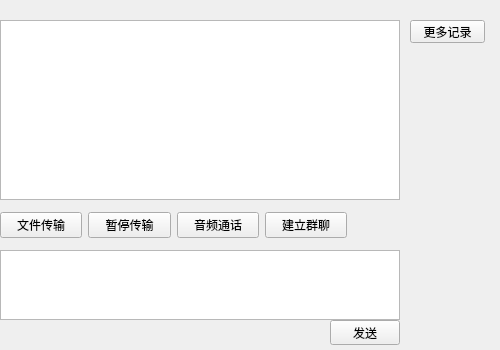
<?xml version="1.0" encoding="UTF-8"?>
<ui version="4.0">
 <class>chatdialog</class>
 <widget class="QWidget" name="chatdialog">
  <property name="geometry">
   <rect>
    <x>0</x>
    <y>0</y>
    <width>500</width>
    <height>350</height>
   </rect>
  </property>
  <property name="minimumSize">
   <size>
    <width>500</width>
    <height>350</height>
   </size>
  </property>
  <property name="maximumSize">
   <size>
    <width>500</width>
    <height>350</height>
   </size>
  </property>
  <property name="windowTitle">
   <string>Form</string>
  </property>
  <widget class="QTextBrowser" name="tb_chat">
   <property name="geometry">
    <rect>
     <x>0</x>
     <y>20</y>
     <width>400</width>
     <height>180</height>
    </rect>
   </property>
  </widget>
  <widget class="QTextEdit" name="te_chat">
   <property name="geometry">
    <rect>
     <x>0</x>
     <y>250</y>
     <width>400</width>
     <height>70</height>
    </rect>
   </property>
  </widget>
  <widget class="QPushButton" name="pb_commit">
   <property name="geometry">
    <rect>
     <x>330</x>
     <y>320</y>
     <width>70</width>
     <height>25</height>
    </rect>
   </property>
   <property name="text">
    <string>发送</string>
   </property>
  </widget>
  <widget class="QWidget" name="layoutWidget">
   <property name="geometry">
    <rect>
     <x>0</x>
     <y>210</y>
     <width>347</width>
     <height>31</height>
    </rect>
   </property>
   <layout class="QGridLayout" name="gridLayout">
    <item row="0" column="0">
     <widget class="QPushButton" name="pb_file">
      <property name="text">
       <string>文件传输</string>
      </property>
      <property name="icon">
       <iconset resource="res.qrc">
        <normaloff>:/images/folders.png</normaloff>:/images/folders.png</iconset>
      </property>
     </widget>
    </item>
    <item row="0" column="2">
     <widget class="QPushButton" name="pb_talk">
      <property name="text">
       <string>音频通话</string>
      </property>
     </widget>
    </item>
    <item row="0" column="3">
     <widget class="QPushButton" name="pb_ourchat">
      <property name="text">
       <string>建立群聊</string>
      </property>
      <property name="icon">
       <iconset resource="res.qrc">
        <normaloff>:/images/1.jpg</normaloff>:/images/1.jpg</iconset>
      </property>
     </widget>
    </item>
    <item row="0" column="1">
     <widget class="QPushButton" name="pb_file_pause">
      <property name="text">
       <string>暂停传输</string>
      </property>
      <property name="icon">
       <iconset resource="res.qrc">
        <normaloff>:/images/cancel.png</normaloff>:/images/cancel.png</iconset>
      </property>
     </widget>
    </item>
   </layout>
  </widget>
  <widget class="QPushButton" name="pb_morechat">
   <property name="geometry">
    <rect>
     <x>410</x>
     <y>20</y>
     <width>75</width>
     <height>23</height>
    </rect>
   </property>
   <property name="text">
    <string>更多记录</string>
   </property>
  </widget>
 </widget>
 <resources>
  <include location="res.qrc"/>
 </resources>
 <connections/>
</ui>
